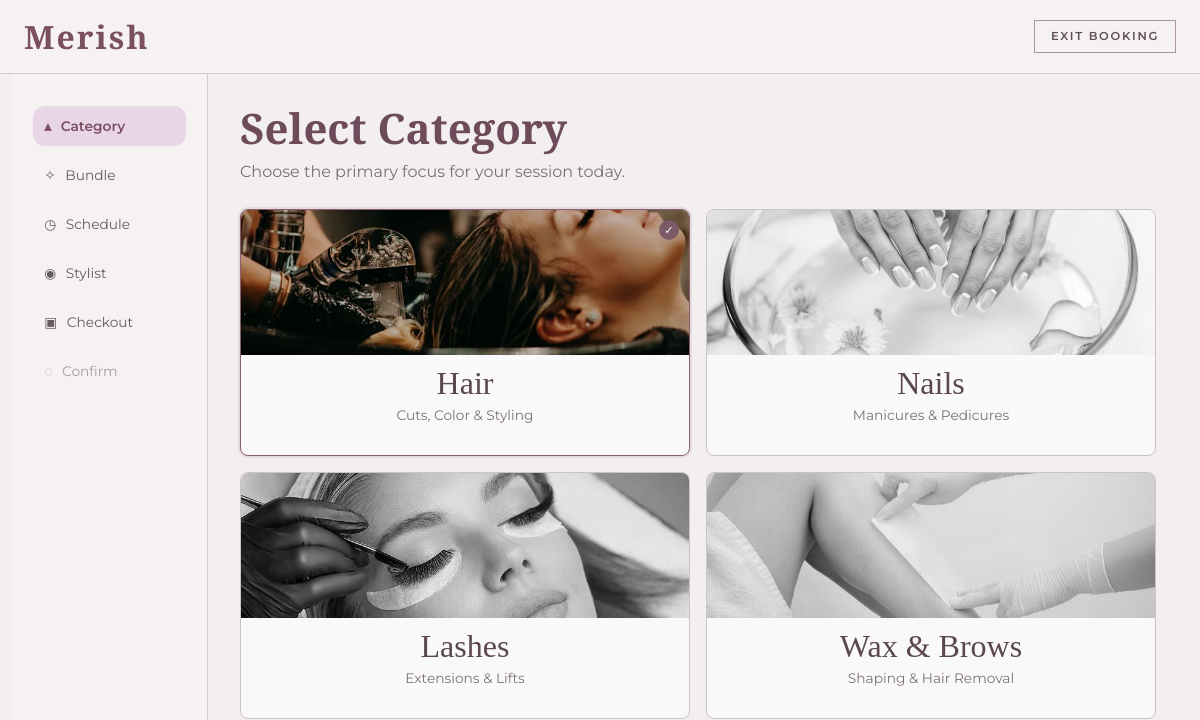
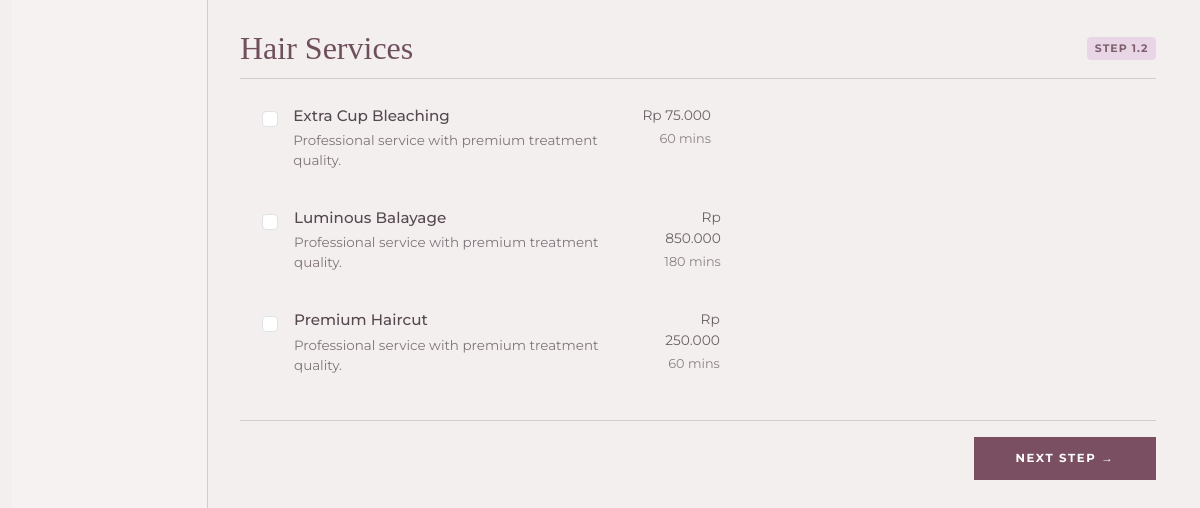
The page /index.php?page=booking&step=1 on the database as committed earlier (2 pictures, top to bottom).
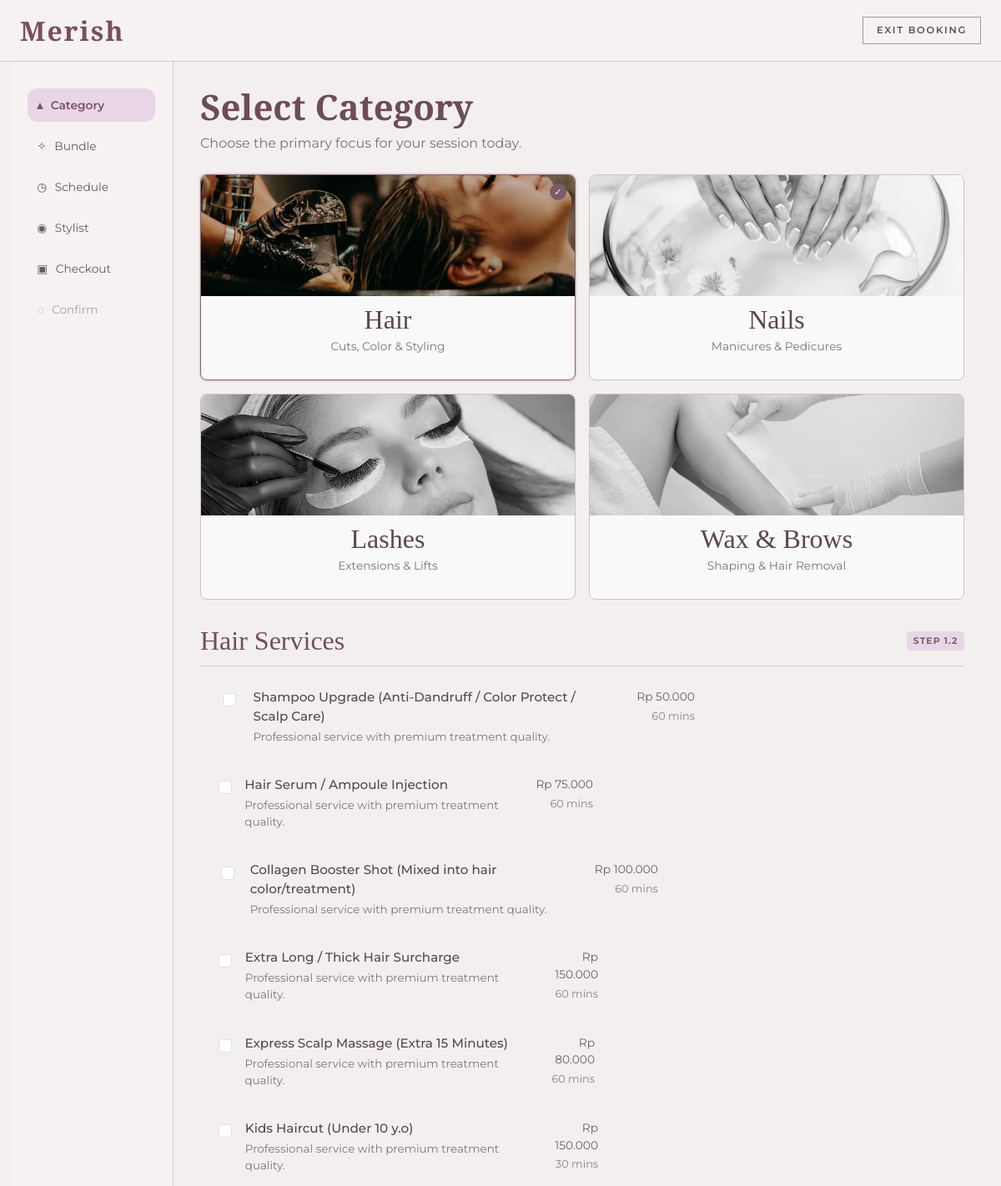
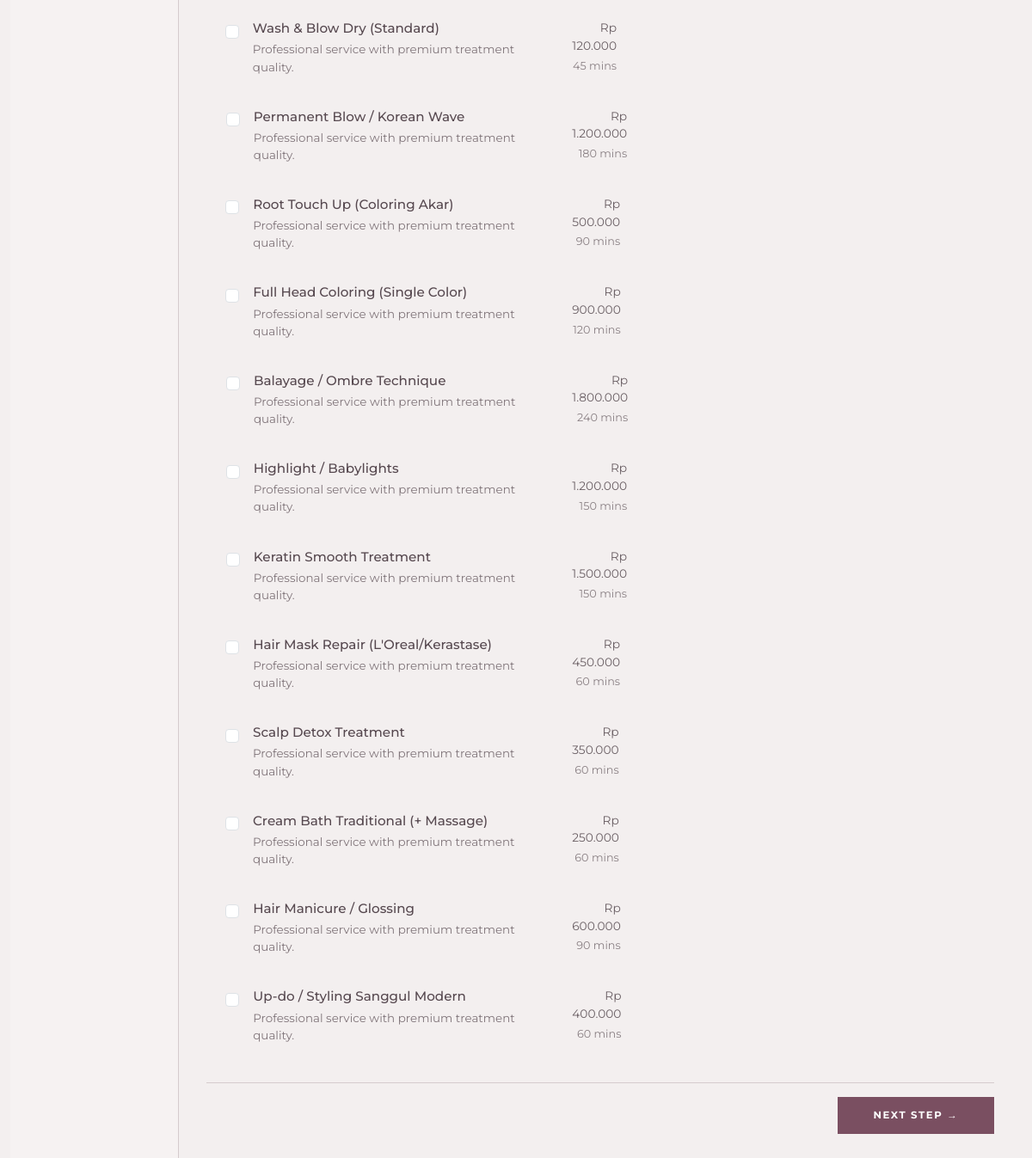
The same page on the database as committed later (2 pictures, top to bottom).
### tables this page shows
CREATE TABLE services (
    service_id VARCHAR(10),
    service_name VARCHAR(100) NOT NULL,
    category ENUM('Hair', 'Nails', 'Lashes', 'Wax & Eyebrows') NOT NULL, 
    is_addon BOOLEAN NOT NULL DEFAULT FALSE,
    base_tariff DECIMAL(10,2) NOT NULL,
    est_duration INT NOT NULL,
    PRIMARY KEY (service_id)
);

### app/Core/Database.php (called while the page is built, shortened)
<?php
class Database
{
    private static ?PDO $connection = null;
    public static function getConnection(): PDO
    {
        if (self::$connection !== null) {
            return self::$connection;
        }
        $host = 'localhost';
        $dbName = 'db_merish_salon';
        $user = 'root';
        $pass = '';
        $ports = [3306, 3307];
        foreach ($ports as $port) {
            $dsn = "mysql:host={$host};port={$port};dbname={$dbName};charset=utf8mb4";
            try {
                self::$connection = new PDO($dsn, $user, $pass, [
                    PDO::ATTR_ERRMODE => PDO::ERRMODE_EXCEPTION,
                    PDO::ATTR_DEFAULT_FETCH_MODE => PDO::FETCH_ASSOC,
                    PDO::ATTR_EMULATE_PREPARES => false,
                ]);
                return self::$connection;
            } catch (PDOException $e) {
                $lastException = $e;
            }
        }
        $portsTried = implode(', ', $ports);
        $err = 'Koneksi database gagal (mencoba port: ' . $portsTried . ')';
        die($err);
        return self::$connection;
    }
}

### app/Controllers/BookingController.php (called while the page is built, shortened)
<?php
class BookingController
{
    public function step1()
    {
        if ($_SERVER['REQUEST_METHOD'] === 'GET') {
            $servicesModel = new ServicesModel();
            $services = $servicesModel->findAll();
            return [
                'view' => 'Booking/step1',
                'data' => [
                    'services' => $services,
                    'step' => 1,
                    'title' => 'Pilih Layanan'
                ]
            ];
        }
    }
}

### app/Models/ServicesModel.php (called while the page is built, shortened)
<?php
class ServicesModel
{
    private PDO $db;
    public function __construct()
    {
        $this->db = Database::getConnection();
    }
    public function findAll(): array
    {
        $sql = 'SELECT s.*, 0 AS promo FROM services s ORDER BY s.service_id ASC';
        $stmt = $this->db->query($sql);
        return $stmt->fetchAll();
    }
}

### app/Views/Booking/step1.php (the view, shortened to what this page needs)
<?php
$services = $services ?? [];
$selectedServiceId = trim((string)($_GET['service_id'] ?? ''));
$categories = [
    'hair' => ['label' => 'Hair', 'subtitle' => 'Cuts, Color & Styling', 'visual' => 'visual-hair'],
    'nails' => ['label' => 'Nails', 'subtitle' => 'Manicures & Pedicures', 'visual' => 'visual-nails'],
    'lashes' => ['label' => 'Lashes', 'subtitle' => 'Extensions & Lifts', 'visual' => 'visual-lashes'],
    'wax' => ['label' => 'Wax & Brows', 'subtitle' => 'Shaping & Hair Removal', 'visual' => 'visual-wax'],
];
$normalizeCategory = static function (?string $category): string {
    $value = strtolower(trim((string)$category));
    return match ($value) {
        'hair' => 'hair',
        'nails' => 'nails',
        'lashes' => 'lashes',
        'wax & eyebrows', 'wax', 'eyebrows', 'wax and eyebrows' => 'wax',
        default => 'hair',
    };
};
$activeCategory = 'hair';
?>
<!DOCTYPE html>
<html lang="id">
<head>
    <link href="https://cdn.jsdelivr.net/npm/bootstrap@5.3.3/dist/css/bootstrap.min.css" rel="stylesheet">
</head>
<body>
<div class="booking-shell">
    <header class="top-header d-flex align-items-center">
        <div class="container-fluid px-4 d-flex align-items-center justify-content-between">
            <a class="logo" href="index.php?page=home">Merish</a>
            <a href="index.php?page=home" class="btn exit-btn">Exit Booking</a>
        </div>
    </header>
    <div class="container-fluid">
        <div class="row g-0">
            <aside class="col-lg-3 col-xl-2 sidebar">
                <ul class="step-nav">
                    <li><a class="step-item active" href="index.php?page=booking&step=1">▴ <span>Category</span></a></li>
                    <li><a class="step-item" href="index.php?page=booking&step=2">✧ <span>Bundle</span></a></li>
                    <li><a class="step-item" href="index.php?page=booking&step=3">◷ <span>Schedule</span></a></li>
                    <li><a class="step-item" href="index.php?page=booking&step=4">◉ <span>Stylist</span></a></li>
                    <li><a class="step-item" href="index.php?page=booking&step=5">▣ <span>Checkout</span></a></li>
                    <li><span class="step-item disabled">◌ <span>Confirm</span></span></li>
                </ul>
            </aside>
            <main class="col-lg-9 col-xl-10 main-panel">
                <h1 class="main-title">Select Category</h1>
                <p class="main-subtitle">Choose the primary focus for your session today.</p>
                <div class="row g-3">
                    <?php foreach ($categories as $key => $cat): ?>
                        <div class="col-md-6">
                            <div class="category-card <?php echo $activeCategory === $key ? 'active' : ''; ?>" data-category="<?php echo $key; ?>">
                                <div class="category-visual <?php echo $cat['visual']; ?>">
                                    <span class="check-mark">✓</span>
                                </div>
                                <div class="category-body">
                                    <p class="category-name"><?php echo htmlspecialchars($cat['label']); ?></p>
                                    <p class="category-sub"><?php echo htmlspecialchars($cat['subtitle']); ?></p>
                                </div>
                            </div>
                        </div>
                    <?php endforeach; ?>
                </div>
                <div class="services-head">
                    <h2 id="serviceCategoryTitle"><?php echo htmlspecialchars($categories[$activeCategory]['label']); ?> Services</h2>
                    <span class="step-chip">Step 1.2</span>
                </div>
                <form method="POST" action="/index.php?page=booking&step=1" id="bookingStep1Form">
                    <div id="serviceList">
                        <?php if (!empty($services)): ?>
                            <?php foreach ($services as $service): ?>
                                <?php
                                $serviceId = (string)($service['service_id'] ?? '');
                                $serviceCategory = $normalizeCategory($service['category'] ?? '');
                                $selectedServiceIds = $_SESSION['booking']['service_ids'] ?? [];
                                $checked = in_array($serviceId, $selectedServiceIds) || $serviceId === $selectedServiceId ? 'checked' : '';
                                $isActive = $checked !== '' ? 'is-active' : '';
                                $price = (float)($service['base_tariff'] ?? 0);
                                $duration = (int)($service['est_duration'] ?? 0);
                                ?>
                                <label class="service-option <?php echo $isActive; ?>" data-service-category="<?php echo $serviceCategory; ?>">
                                    <div class="row g-2 align-items-start">
                                        <div class="col-1 d-flex justify-content-center pt-1">
                                            <input type="checkbox" class="form-check-input service-checkbox" name="service_ids[]" value="<?php echo htmlspecialchars($serviceId); ?>" <?php echo $checked; ?>>
                                        </div>
                                        <div class="col-8 col-md-9">
                                            <p class="service-name">
                                                <?php echo htmlspecialchars($service['service_name'] ?? 'Service'); ?>
                                            </p>
                                            <p class="service-desc"><?php echo htmlspecialchars($service['description'] ?? 'Professional service with premium treatment quality.'); ?></p>
                                        </div>
                                        <div class="col-3 col-md-2 service-meta">
                                            Rp <?php echo number_format($price, 0, ',', '.'); ?>
                                            <small><?php echo $duration > 0 ? $duration . ' mins' : '60 mins'; ?></small>
                                        </div>
                                    </div>
                                </label>
                            <?php endforeach; ?>
                        <?php else: ?>
                            <div class="alert alert-warning">Belum ada data layanan tersedia.</div>
                        <?php endif; ?>
                    </div>
                    <div class="panel-footer">
                        <button type="submit" class="btn next-btn">Next Step →</button>
                    </div>
                </form>
            </main>
        </div>
    </div>
</div>
</body>
</html>

### index.php (shortened to what this page needs)
<?php
$page = $_GET['page'] ?? 'home';
$action = $_GET['action'] ?? 'index';
$controller = match($page) {
    'login'       => new AuthController(),
    'register'    => new AuthController(),
    'home'        => new Home(),
    'services'    => new ServicesController(),
    'cafe'        => new CafeController(),
    'booking'     => new BookingController(),
    'admin'       => new AdminController(),
    'receptionist' => new ReceptionistController(),
    'beautician'  => new BeauticianController(),
    'barista'     => new BaristaController(),
    'qrorder'     => new QROrderController(),
    'billing'     => new UnifiedBilling(),
    default       => new Home(),
};
if ($page === 'booking') {
    $step = $_GET['step'] ?? 1;
    if ($step === '4.1') {
        $method = 'step4Auth';
    } else {
        $method = 'step' . $step;
    }
    if (method_exists($controller, $method)) {
        $result = $controller->$method();
        if (is_array($result) && isset($result['view'])) {
            renderView($result['view'], $result['data'] ?? []);
        }
    } else {
        $controller->index();
    }
} else if ($action !== 'index' && method_exists($controller, $action)) {
    $controller->$action();
} else {
    $result = $controller->index();
    if (is_array($result) && isset($result['view'])) {
        renderView($result['view'], $result['data'] ?? []);
    }
}
function renderView($view, $data = [])
{
    extract($data);
    require __DIR__ . '/app/Views/' . str_replace('.', '/', $view) . '.php';
}

Rows that differ between the two databases and show on the page:
removed services: service_name "Extra Cup Bleaching", description "Professional service with premium treatment quality.", base_tariff "75.000", est_duration "60 mins"
removed services: service_name "Luminous Balayage", description "Professional service with premium treatment quality.", base_tariff "850.000", est_duration "180"
removed services: service_name "Premium Haircut", description "Professional service with premium treatment quality.", base_tariff "250.000", est_duration "60"
added services: service_name "Shampoo Upgrade (Anti-Dandruff / Color Protect / Scalp Care)", description "Professional service with premium treatment quality.", base_tariff "50.000", est_duration "60 mins"
added services: service_name "Hair Serum / Ampoule Injection", description "Professional service with premium treatment quality.", base_tariff "75.000", est_duration "60 mins"
added services: service_name "Collagen Booster Shot (Mixed into hair color/treatment)", description "Professional service with premium treatment quality.", base_tariff "100.000", est_duration "60 mins"
added services: service_name "Extra Long / Thick Hair Surcharge", description "Professional service with premium treatment quality.", base_tariff "150.000", est_duration "60 mins"
added services: service_name "Express Scalp Massage (Extra 15 Minutes)", description "Professional service with premium treatment quality.", base_tariff "80.000", est_duration "60 mins"
added services: service_name "Kids Haircut (Under 10 y.o)", description "Professional service with premium treatment quality.", base_tariff "150.000", est_duration "30"
added services: service_name "Wash & Blow Dry (Standard)", description "Professional service with premium treatment quality.", base_tariff "120.000", est_duration "45"
added services: service_name "Permanent Blow / Korean Wave", description "Professional service with premium treatment quality.", base_tariff "1.200.000", est_duration "180"
added services: service_name "Root Touch Up (Coloring Akar)", description "Professional service with premium treatment quality.", base_tariff "500.000", est_duration "90"
added services: service_name "Full Head Coloring (Single Color)", description "Professional service with premium treatment quality.", base_tariff "900.000", est_duration "120"
added services: service_name "Balayage / Ombre Technique", description "Professional service with premium treatment quality.", base_tariff "1.800.000", est_duration "240"
added services: service_name "Highlight / Babylights", description "Professional service with premium treatment quality.", base_tariff "1.200.000", est_duration "150"
added services: service_name "Keratin Smooth Treatment", description "Professional service with premium treatment quality.", base_tariff "1.500.000", est_duration "150"
added services: service_name "Hair Mask Repair (L'Oreal/Kerastase)", description "Professional service with premium treatment quality.", base_tariff "450.000", est_duration "60"
added services: service_name "Scalp Detox Treatment", description "Professional service with premium treatment quality.", base_tariff "350.000", est_duration "60"
added services: service_name "Cream Bath Traditional (+ Massage)", description "Professional service with premium treatment quality.", base_tariff "250.000", est_duration "60"
added services: service_name "Hair Manicure / Glossing", description "Professional service with premium treatment quality.", base_tariff "600.000", est_duration "90"
added services: service_name "Up-do / Styling Sanggul Modern", description "Professional service with premium treatment quality.", base_tariff "400.000", est_duration "60"
